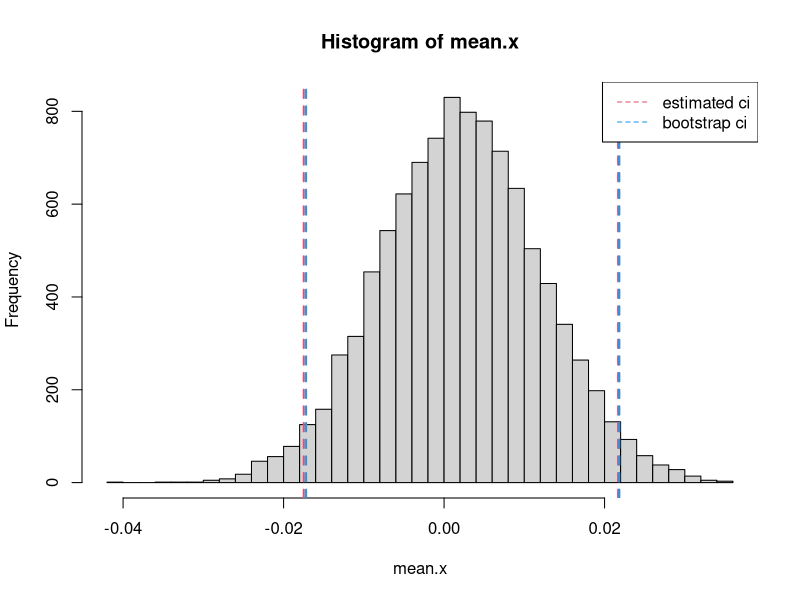

Recreate this plot in R.
setwd('~/Documents/Academia/Teaching/TCD/2015-HT/POTBD_Quantitative_Methods_II/Lectures/lecture1/')

#--- generate x ~ N[0,1]:
x <- rnorm(10000, mean = 0, sd = 1)
#--- Calculate confidence interval for mean of x:
# first, calculate estimated standard error of the mean
esem <- sd(x)/sqrt(length(x))
# calculate confidence interval
ci.h <- mean(x) + 1.96*esem
ci.l <- mean(x) - 1.96*esem

#--- Alternatively, using bootstrap:
# sample over and over from x, and calculate the mean each time
mean.x <- NULL
for(i in 1:10000){
  x1 <- x[sample(1:length(x), size = length(x), replace = T)]
  mean.x <- c(mean.x,mean(x1))
}

mean.x <- mean.x[order(mean.x)]
ci.boot.h <- mean.x[length(mean.x)*97.5/100]
ci.boot.l <- mean.x[length(mean.x)*2.5/100]

#--- plot the bootstrap results
pdf('Figs/bootstrap.pdf')
library(fields)
hist(mean.x, breaks=50)
xline(ci.h, col=2, lty=2, lwd=2)
xline(ci.l, col=2, lty=2, lwd=2)
xline(ci.boot.h, col=4, lty=2, lwd=2)
xline(ci.boot.l, col=4, lty=2, lwd=2)
legend('topright', legend = c('estimated ci', 'bootstrap ci'), lty=c(2,2), col=c(2,4), cex=1)
dev.off()
